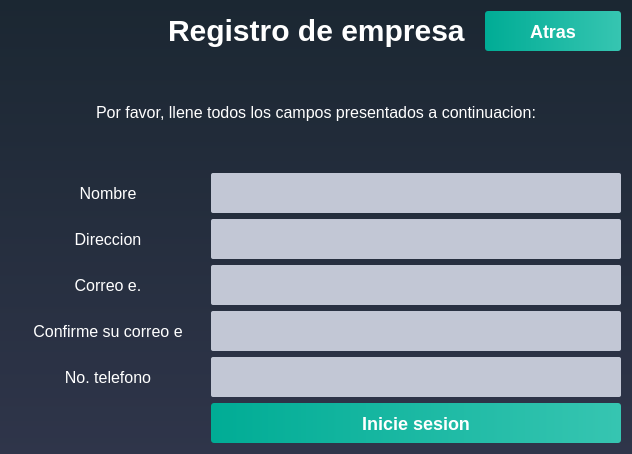
<?xml version="1.0" encoding="UTF-8"?>
<ui version="4.0">
 <class>SignIn_Commerce_Dialog</class>
 <widget class="QDialog" name="SignIn_Commerce_Dialog">
  <property name="geometry">
   <rect>
    <x>0</x>
    <y>0</y>
    <width>632</width>
    <height>454</height>
   </rect>
  </property>
  <property name="windowTitle">
   <string>Dialog</string>
  </property>
  <property name="styleSheet">
   <string notr="true">QWidget
{
	background-color: qlineargradient(spread:repeat, x1:1, y1:0, x2:1, y2:1, stop:0 rgba(27, 39, 50, 255),stop:1 rgba(47, 53, 74, 255));
	color: #000000;

}</string>
  </property>
  <layout class="QVBoxLayout" name="verticalLayout_5">
   <item>
    <layout class="QGridLayout" name="gridLayout">
     <property name="leftMargin">
      <number>0</number>
     </property>
     <property name="rightMargin">
      <number>0</number>
     </property>
     <property name="spacing">
      <number>20</number>
     </property>
     <item row="0" column="0" alignment="Qt::AlignLeft">
      <widget class="QLabel" name="label_8">
       <property name="maximumSize">
        <size>
         <width>180</width>
         <height>80</height>
        </size>
       </property>
       <property name="styleSheet">
        <string notr="true">QLabel
{
	background-color: transparent;



}</string>
       </property>
       <property name="text">
        <string/>
       </property>
       <property name="pixmap">
        <pixmap resource="hermes_imagenes.qrc">:/Logo oficial Hermes(1).png</pixmap>
       </property>
      </widget>
     </item>
     <item row="0" column="2">
      <widget class="QPushButton" name="pushButton">
       <property name="minimumSize">
        <size>
         <width>100</width>
         <height>0</height>
        </size>
       </property>
       <property name="maximumSize">
        <size>
         <width>200</width>
         <height>40</height>
        </size>
       </property>
       <property name="font">
        <font>
         <pointsize>-1</pointsize>
         <weight>75</weight>
         <bold>true</bold>
        </font>
       </property>
       <property name="styleSheet">
        <string notr="true">QPushButton
{
	background-color: qlineargradient(spread:pad, x1:0, y1:0.511, x2:1, y2:0.511, stop:0 rgba(0, 172, 149, 255),stop:0.995192 rgba(54, 197, 177, 255));
	color: #fff;
	font-size: 18px;
	font-weight: bold;
	border: none;
	border-radius: 3px;
	padding: 5px;

}</string>
       </property>
       <property name="text">
        <string>Atras</string>
       </property>
       <property name="icon">
        <iconset resource="hermes_imagenes.qrc">
         <normaloff>:/back.png</normaloff>:/back.png</iconset>
       </property>
       <property name="iconSize">
        <size>
         <width>25</width>
         <height>25</height>
        </size>
       </property>
      </widget>
     </item>
     <item row="0" column="1">
      <widget class="QLabel" name="label_9">
       <property name="maximumSize">
        <size>
         <width>300</width>
         <height>250</height>
        </size>
       </property>
       <property name="font">
        <font>
         <pointsize>-1</pointsize>
         <weight>75</weight>
         <bold>true</bold>
        </font>
       </property>
       <property name="styleSheet">
        <string notr="true">QLabel
{
	background-color: transparent;
	color: #FFFFFF;
	font-size: 30px;
	font-weight: bold;


}</string>
       </property>
       <property name="text">
        <string>&lt;html&gt;&lt;head/&gt;&lt;body&gt;&lt;p&gt;Registro de empresa&lt;/p&gt;&lt;/body&gt;&lt;/html&gt;</string>
       </property>
      </widget>
     </item>
    </layout>
   </item>
   <item>
    <layout class="QVBoxLayout" name="verticalLayout_4">
     <item>
      <widget class="QLabel" name="label_7">
       <property name="font">
        <font>
         <pointsize>-1</pointsize>
        </font>
       </property>
       <property name="styleSheet">
        <string notr="true">QLabel
{
	background-color: transparent;
	color: #ffffff;
	font-size: 16px;

}</string>
       </property>
       <property name="text">
        <string>Por favor, llene todos los campos presentados a continuacion:</string>
       </property>
       <property name="alignment">
        <set>Qt::AlignCenter</set>
       </property>
      </widget>
     </item>
    </layout>
   </item>
   <item>
    <layout class="QHBoxLayout" name="horizontalLayout_3">
     <item>
      <widget class="QLabel" name="label">
       <property name="font">
        <font>
         <pointsize>-1</pointsize>
        </font>
       </property>
       <property name="styleSheet">
        <string notr="true">QLabel
{
	background-color: transparent;
	color: #ffffff;
	font-size: 16px;

}</string>
       </property>
       <property name="text">
        <string>Nombre</string>
       </property>
       <property name="alignment">
        <set>Qt::AlignCenter</set>
       </property>
      </widget>
     </item>
     <item>
      <widget class="QLineEdit" name="lineEdit">
       <property name="sizePolicy">
        <sizepolicy hsizetype="Expanding" vsizetype="Preferred">
         <horstretch>0</horstretch>
         <verstretch>0</verstretch>
        </sizepolicy>
       </property>
       <property name="minimumSize">
        <size>
         <width>350</width>
         <height>0</height>
        </size>
       </property>
       <property name="maximumSize">
        <size>
         <width>410</width>
         <height>40</height>
        </size>
       </property>
       <property name="styleSheet">
        <string notr="true">QLineEdit
{
	background-color: #c2c7d5;
	color: #000;
	font-weight: bold;
	border: none;
	border-radius: 2px;
	padding: 3px;

}</string>
       </property>
      </widget>
     </item>
    </layout>
   </item>
   <item>
    <layout class="QHBoxLayout" name="horizontalLayout_4">
     <item>
      <widget class="QLabel" name="label_2">
       <property name="font">
        <font>
         <pointsize>-1</pointsize>
        </font>
       </property>
       <property name="styleSheet">
        <string notr="true">QLabel
{
	background-color: transparent;
	color: #ffffff;
	font-size: 16px;

}</string>
       </property>
       <property name="text">
        <string>Direccion</string>
       </property>
       <property name="alignment">
        <set>Qt::AlignCenter</set>
       </property>
      </widget>
     </item>
     <item>
      <widget class="QLineEdit" name="lineEdit_2">
       <property name="sizePolicy">
        <sizepolicy hsizetype="Expanding" vsizetype="Preferred">
         <horstretch>0</horstretch>
         <verstretch>0</verstretch>
        </sizepolicy>
       </property>
       <property name="minimumSize">
        <size>
         <width>350</width>
         <height>0</height>
        </size>
       </property>
       <property name="maximumSize">
        <size>
         <width>410</width>
         <height>40</height>
        </size>
       </property>
       <property name="styleSheet">
        <string notr="true">QLineEdit
{
	background-color: #c2c7d5;
	color: #000;
	font-weight: bold;
	border: none;
	border-radius: 2px;
	padding: 3px;

}</string>
       </property>
      </widget>
     </item>
    </layout>
   </item>
   <item>
    <layout class="QHBoxLayout" name="horizontalLayout_5">
     <item>
      <widget class="QLabel" name="label_3">
       <property name="font">
        <font>
         <pointsize>-1</pointsize>
        </font>
       </property>
       <property name="styleSheet">
        <string notr="true">QLabel
{
	background-color: transparent;
	color: #ffffff;
	font-size: 16px;

}</string>
       </property>
       <property name="text">
        <string>Correo e.</string>
       </property>
       <property name="alignment">
        <set>Qt::AlignCenter</set>
       </property>
      </widget>
     </item>
     <item>
      <widget class="QLineEdit" name="lineEdit_3">
       <property name="sizePolicy">
        <sizepolicy hsizetype="Expanding" vsizetype="Preferred">
         <horstretch>0</horstretch>
         <verstretch>0</verstretch>
        </sizepolicy>
       </property>
       <property name="minimumSize">
        <size>
         <width>350</width>
         <height>0</height>
        </size>
       </property>
       <property name="maximumSize">
        <size>
         <width>410</width>
         <height>40</height>
        </size>
       </property>
       <property name="styleSheet">
        <string notr="true">QLineEdit
{
	background-color: #c2c7d5;
	color: #000;
	font-weight: bold;
	border: none;
	border-radius: 2px;
	padding: 3px;

}</string>
       </property>
      </widget>
     </item>
    </layout>
   </item>
   <item>
    <layout class="QHBoxLayout" name="horizontalLayout_6">
     <item>
      <widget class="QLabel" name="label_4">
       <property name="font">
        <font>
         <pointsize>-1</pointsize>
        </font>
       </property>
       <property name="styleSheet">
        <string notr="true">QLabel
{
	background-color: transparent;
	color: #ffffff;
	font-size: 16px;

}</string>
       </property>
       <property name="text">
        <string>Confirme su correo e</string>
       </property>
       <property name="alignment">
        <set>Qt::AlignCenter</set>
       </property>
      </widget>
     </item>
     <item>
      <widget class="QLineEdit" name="lineEdit_4">
       <property name="sizePolicy">
        <sizepolicy hsizetype="Expanding" vsizetype="Preferred">
         <horstretch>0</horstretch>
         <verstretch>0</verstretch>
        </sizepolicy>
       </property>
       <property name="minimumSize">
        <size>
         <width>410</width>
         <height>0</height>
        </size>
       </property>
       <property name="maximumSize">
        <size>
         <width>410</width>
         <height>40</height>
        </size>
       </property>
       <property name="styleSheet">
        <string notr="true">QLineEdit
{
	background-color: #c2c7d5;
	color: #000;
	font-weight: bold;
	border: none;
	border-radius: 2px;
	padding: 3px;

}</string>
       </property>
      </widget>
     </item>
    </layout>
   </item>
   <item>
    <layout class="QHBoxLayout" name="horizontalLayout_7">
     <item>
      <widget class="QLabel" name="label_5">
       <property name="font">
        <font>
         <pointsize>-1</pointsize>
        </font>
       </property>
       <property name="styleSheet">
        <string notr="true">QLabel
{
	background-color: transparent;
	color: #ffffff;
	font-size: 16px;

}</string>
       </property>
       <property name="text">
        <string>No. telefono</string>
       </property>
       <property name="alignment">
        <set>Qt::AlignCenter</set>
       </property>
      </widget>
     </item>
     <item>
      <widget class="QLineEdit" name="lineEdit_5">
       <property name="sizePolicy">
        <sizepolicy hsizetype="Expanding" vsizetype="Preferred">
         <horstretch>0</horstretch>
         <verstretch>0</verstretch>
        </sizepolicy>
       </property>
       <property name="minimumSize">
        <size>
         <width>350</width>
         <height>0</height>
        </size>
       </property>
       <property name="maximumSize">
        <size>
         <width>410</width>
         <height>40</height>
        </size>
       </property>
       <property name="styleSheet">
        <string notr="true">QLineEdit
{
	background-color: #c2c7d5;
	color: #000;
	font-weight: bold;
	border: none;
	border-radius: 2px;
	padding: 3px;

}</string>
       </property>
      </widget>
     </item>
    </layout>
   </item>
   <item>
    <layout class="QVBoxLayout" name="verticalLayout_3">
     <item alignment="Qt::AlignRight">
      <widget class="QPushButton" name="pushButton_2">
       <property name="minimumSize">
        <size>
         <width>410</width>
         <height>0</height>
        </size>
       </property>
       <property name="maximumSize">
        <size>
         <width>500</width>
         <height>40</height>
        </size>
       </property>
       <property name="font">
        <font>
         <pointsize>-1</pointsize>
         <weight>75</weight>
         <bold>true</bold>
        </font>
       </property>
       <property name="styleSheet">
        <string notr="true">QPushButton
{
	background-color: qlineargradient(spread:pad, x1:0, y1:0.511, x2:1, y2:0.511, stop:0 rgba(0, 172, 149, 255),stop:0.995192 rgba(54, 197, 177, 255));
	color: #fff;
	font-size: 18px;
	font-weight: bold;
	border: none;
	border-radius: 3px;
	padding: 5px;

}</string>
       </property>
       <property name="text">
        <string>Inicie sesion</string>
       </property>
      </widget>
     </item>
    </layout>
   </item>
  </layout>
  <zorder>gridLayoutWidget</zorder>
  <zorder>pushButton</zorder>
  <zorder>label_8</zorder>
  <zorder>horizontalLayoutWidget</zorder>
  <zorder>horizontalLayoutWidget_2</zorder>
  <zorder>horizontalLayoutWidget_3</zorder>
  <zorder>horizontalLayoutWidget_4</zorder>
  <zorder>horizontalLayoutWidget_5</zorder>
  <zorder>horizontalLayoutWidget_6</zorder>
  <zorder>lineEdit_5</zorder>
  <zorder>verticalLayoutWidget</zorder>
  <zorder>verticalLayoutWidget_2</zorder>
  <zorder>label_7</zorder>
  <zorder>horizontalLayoutWidget_6</zorder>
  <zorder>verticalLayoutWidget</zorder>
  <zorder>label_9</zorder>
 </widget>
 <resources>
  <include location="hermes_imagenes.qrc"/>
 </resources>
 <connections/>
</ui>
